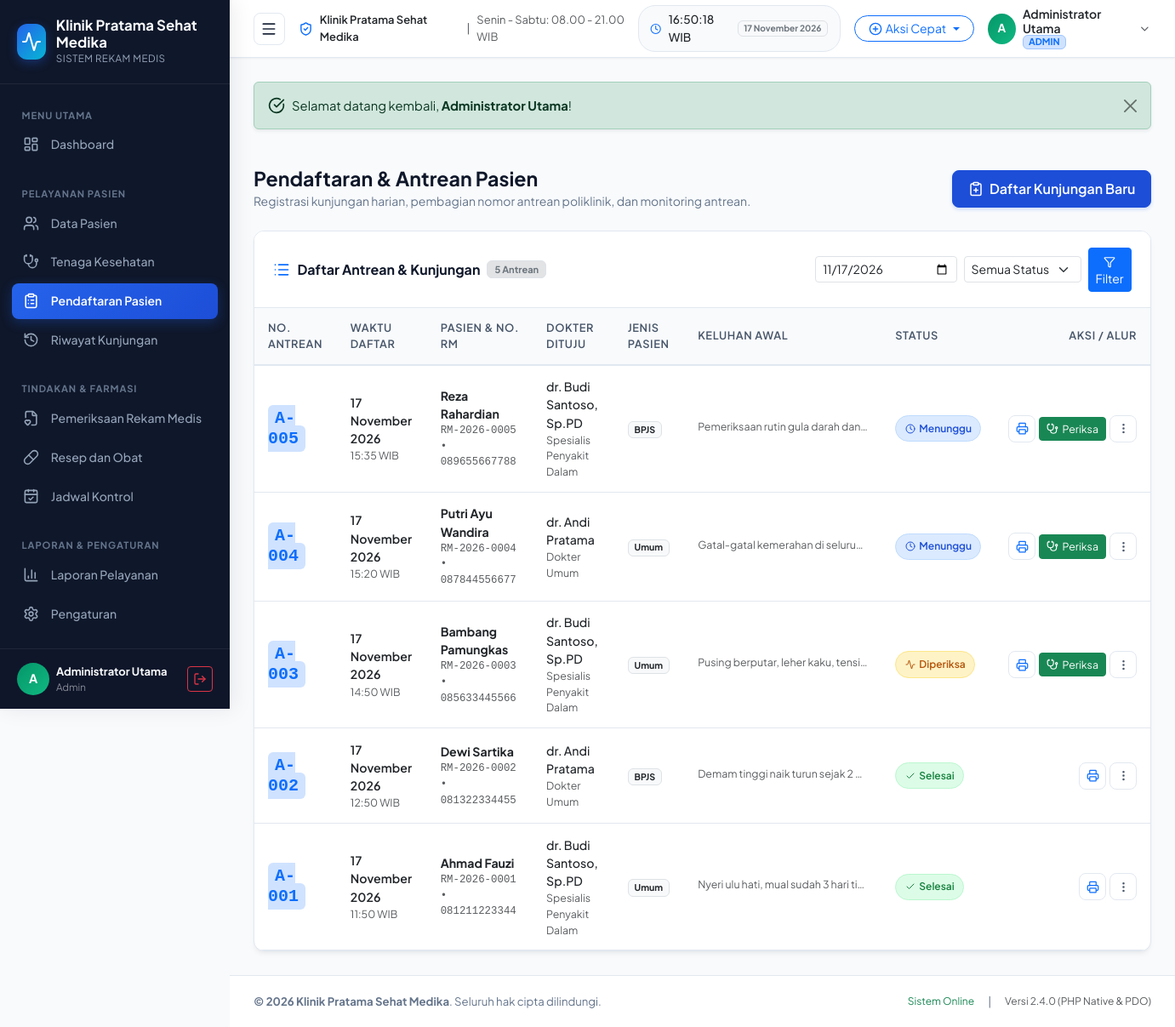
The page /pages/pendaftaran.php (signed in) on the database its author committed.
### tables this page shows
CREATE TABLE `pengaturan_klinik` (
  `id` INT PRIMARY KEY,
  `nama_klinik` VARCHAR(150) NOT NULL,
  `slogan` VARCHAR(255) DEFAULT 'Melayani dengan Sepenuh Hati dan Profesional',
  `alamat_klinik` TEXT NOT NULL,
  `no_telepon` VARCHAR(30) NOT NULL,
  `email_klinik` VARCHAR(100) NOT NULL,
  `website` VARCHAR(100) DEFAULT 'www.klinikmedika.com',
  `pimpinan_klinik` VARCHAR(100) NOT NULL,
  `jam_operasional` VARCHAR(150) DEFAULT 'Senin - Sabtu: 08.00 - 21.00 WIB',
  `logo` VARCHAR(255) DEFAULT 'logo-klinik.png'
);

CREATE TABLE `users` (
  `id` INT AUTO_INCREMENT PRIMARY KEY,
  `username` VARCHAR(50) NOT NULL UNIQUE,
  `password` VARCHAR(255) NOT NULL,
  `nama_lengkap` VARCHAR(100) NOT NULL,
  `role` ENUM('admin', 'dokter', 'petugas') NOT NULL DEFAULT 'admin',
  `email` VARCHAR(100) DEFAULT NULL,
  `foto` VARCHAR(255) DEFAULT 'default-avatar.png',
  `created_at` DATETIME DEFAULT CURRENT_TIMESTAMP,
  `updated_at` DATETIME DEFAULT CURRENT_TIMESTAMP ON UPDATE CURRENT_TIMESTAMP
);

CREATE TABLE `pendaftaran` (
  `id` INT AUTO_INCREMENT PRIMARY KEY,
  `nomor_antrean` VARCHAR(20) NOT NULL,
  `id_pasien` INT NOT NULL,
  `id_dokter` INT NOT NULL,
  `tanggal_kunjungan` DATE NOT NULL,
  `keluhan_awal` TEXT DEFAULT NULL,
  `jenis_pasien` ENUM('Umum', 'BPJS', 'Asuransi Swasta') NOT NULL DEFAULT 'Umum',
  `status` ENUM('Menunggu', 'Diperiksa', 'Selesai', 'Dibatalkan') NOT NULL DEFAULT 'Menunggu',
  `created_at` DATETIME DEFAULT CURRENT_TIMESTAMP,
  INDEX (`tanggal_kunjungan`),
  INDEX (`status`),
  CONSTRAINT `fk_pendaftaran_pasien` FOREIGN KEY (`id_pasien`) REFERENCES `pasien` (`id`) ON DELETE CASCADE,
  CONSTRAINT `fk_pendaftaran_dokter` FOREIGN KEY (`id_dokter`) REFERENCES `dokter` (`id`) ON DELETE RESTRICT
);

CREATE TABLE `pasien` (
  `id` INT AUTO_INCREMENT PRIMARY KEY,
  `nomor_rm` VARCHAR(20) NOT NULL UNIQUE,
  `nik` VARCHAR(20) NOT NULL,
  `nama_pasien` VARCHAR(100) NOT NULL,
  `jenis_kelamin` ENUM('Laki-laki', 'Perempuan') NOT NULL,
  `tempat_lahir` VARCHAR(50) DEFAULT NULL,
  `tanggal_lahir` DATE NOT NULL,
  `alamat` TEXT NOT NULL,
  `no_telepon` VARCHAR(25) NOT NULL,
  `gol_darah` ENUM('A', 'B', 'AB', 'O', '-') DEFAULT '-',
  `alergi` VARCHAR(255) DEFAULT 'Tidak Ada',
  `created_at` DATETIME DEFAULT CURRENT_TIMESTAMP,
  `updated_at` DATETIME DEFAULT CURRENT_TIMESTAMP ON UPDATE CURRENT_TIMESTAMP
);

CREATE TABLE `dokter` (
  `id` INT AUTO_INCREMENT PRIMARY KEY,
  `nip` VARCHAR(30) NOT NULL UNIQUE,
  `nama_dokter` VARCHAR(100) NOT NULL,
  `spesialisasi` VARCHAR(100) NOT NULL,
  `no_telepon` VARCHAR(25) NOT NULL,
  `email` VARCHAR(100) DEFAULT NULL,
  `jadwal_praktek` VARCHAR(255) NOT NULL,
  `status` ENUM('Aktif', 'Cuti', 'Nonaktif') NOT NULL DEFAULT 'Aktif',
  `created_at` DATETIME DEFAULT CURRENT_TIMESTAMP,
  `updated_at` DATETIME DEFAULT CURRENT_TIMESTAMP ON UPDATE CURRENT_TIMESTAMP
);

### pages/pendaftaran.php (the view, shortened to what the rows shown need)
<?php
require_once __DIR__ . '/../includes/header.php';
$filter_tgl = $_GET['tgl'] ?? date('Y-m-d');
$sql = "
    SELECT p.*, pas.nomor_rm, pas.nama_pasien, pas.jenis_kelamin, pas.no_telepon, d.nama_dokter, d.spesialisasi
    FROM pendaftaran p
    JOIN pasien pas ON p.id_pasien = pas.id
    JOIN dokter d ON p.id_dokter = d.id
    WHERE 1=1
";
$params = [];
if ($filter_tgl !== '') {
    $sql .= " AND p.tanggal_kunjungan = ?";
    $params[] = $filter_tgl;
}
$sql .= " ORDER BY p.id DESC";
$stmt_pendaftaran = $pdo->prepare($sql);
$stmt_pendaftaran->execute($params);
$pendaftaran_list = $stmt_pendaftaran->fetchAll();
?>
<div class="page-header">
  <div>
    <h2 class="page-title">Pendaftaran & Antrean Pasien</h2>
  </div>
</div>
<div class="card-custom">
  <div class="table-responsive">
    <table class="table-custom">
      <thead>
        <tr>
          <th>No. Antrean</th>
          <th>Waktu Daftar</th>
          <th>Pasien & No. RM</th>
          <th>Dokter Dituju</th>
          <th>Jenis Pasien</th>
          <th>Keluhan Awal</th>
          <th>Status</th>
          <th class="text-end">Aksi / Alur</th>
        </tr>
      </thead>
      <tbody>
        <?php if (!empty($pendaftaran_list)): ?>
          <?php foreach ($pendaftaran_list as $row): ?>
            <tr>
              <td>
                <span class="display-6 fs-5 font-monospace fw-bold text-primary bg-primary-subtle px-2 py-1 rounded">
                  <?= e($row['nomor_antrean']); ?>
                </span>
              </td>
              <td>
                <div class="fw-semibold text-dark"><?= format_date_id($row['tanggal_kunjungan']); ?></div>
                <div class="small text-muted"><?= date('H:i', strtotime($row['created_at'])); ?> WIB</div>
              </td>
              <td>
                <div class="fw-bold text-dark"><?= e($row['nama_pasien']); ?></div>
                <div class="small text-muted font-monospace"><?= e($row['nomor_rm']); ?> &bull; <?= e($row['no_telepon']); ?></div>
              </td>
              <td>
                <div class="fw-medium text-dark"><?= e($row['nama_dokter']); ?></div>
                <div class="small text-muted"><?= e($row['spesialisasi']); ?></div>
              </td>
              <td>
                <span class="badge bg-light text-dark border">
                  <?= e($row['jenis_pasien']); ?>
                </span>
              </td>
              <td>
                <span class="small text-muted text-truncate d-inline-block" style="max-width: 200px;" title="<?= e($row['keluhan_awal']); ?>">
                  <?= e($row['keluhan_awal'] ?: '-'); ?>
                </span>
              </td>
              <td>
                <?php if ($row['status'] === 'Selesai'): ?>
                  <span class="badge-custom badge-success-soft">
                    <i data-lucide="check" style="width:12px;height:12px;"></i> Selesai
                  </span>
                <?php elseif ($row['status'] === 'Diperiksa'): ?>
                  <span class="badge-custom badge-warning-soft">
                    <i data-lucide="activity" style="width:12px;height:12px;"></i> Diperiksa
                  </span>
                <?php elseif ($row['status'] === 'Menunggu'): ?>
                  <span class="badge-custom badge-primary-soft">
                    <i data-lucide="clock" style="width:12px;height:12px;"></i> Menunggu
                  </span>
                <?php else: ?>
                  <span class="badge-custom badge-danger-soft">
                    <i data-lucide="x" style="width:12px;height:12px;"></i> Batal
                  </span>
                <?php endif; ?>
              </td>
              <td class="text-end">
                <div class="d-inline-flex gap-1 align-items-center">
                  <a href="<?= base_url('pages/pendaftaran.php?cetak_tiket=' . $row['id']); ?>" class="btn-action-icon text-primary" title="Cetak Tiket">
                    <i data-lucide="printer" style="width:15px;height:15px;"></i>
                  </a>
                  <?php if ($row['status'] !== 'Selesai' && $row['status'] !== 'Dibatalkan'): ?>
                    <a href="<?= base_url('pages/pemeriksaan.php?id_pendaftaran=' . $row['id']); ?>" class="btn btn-sm btn-success px-2 py-1 d-inline-flex align-items-center gap-1" style="font-size:0.775rem;" title="Input Pemeriksaan RM">
                      <i data-lucide="stethoscope" style="width:14px;height:14px;"></i>
                      <span>Periksa</span>
                    </a>
                  <?php endif; ?>
                  <div class="dropdown">
                    <button class="btn-action-icon" type="button" data-bs-toggle="dropdown">
                      <i data-lucide="more-vertical" style="width:15px;height:15px;"></i>
                    </button>
                  </div>
                </div>
              </td>
            </tr>
          <?php endforeach; ?>
        <?php else: ?>
          <tr>
            <td colspan="8" class="text-center py-4 text-muted">Tidak ada data antrean pendaftaran pada tanggal / filter yang dipilih.</td>
          </tr>
        <?php endif; ?>
      </tbody>
    </table>
  </div>
</div>
<?php require_once __DIR__ . '/../includes/footer.php'; ?>

### includes/sidebar.php (shortened to what the rows shown need)
<aside class="app-sidebar" id="appSidebar">
  <div class="sidebar-header">
    <div class="d-flex flex-column">
      <span class="sidebar-brand-title"><?= e($clinic['nama_klinik']); ?></span>
      <span class="sidebar-brand-subtitle">Sistem Rekam Medis</span>
    </div>
  </div>
  <div class="sidebar-footer">
    <div class="d-flex align-items-center justify-content-between">
      <div class="d-flex align-items-center gap-2 overflow-hidden">
        <div class="user-avatar">
          <?= strtoupper(substr($user_active['nama_lengkap'] ?? 'U', 0, 1)); ?>
        </div>
        <div class="d-flex flex-column text-truncate" style="max-width: 140px;">
          <span class="text-light small fw-bold text-truncate"><?= e($user_active['nama_lengkap'] ?? 'User'); ?></span>
          <span class="text-white-50 text-capitalize" style="font-size:0.725rem;"><?= e($user_active['role'] ?? 'Petugas'); ?></span>
        </div>
      </div>
    </div>
  </div>
</aside>

### includes/navbar.php (shortened to what the rows shown need)
<header class="app-navbar">
  <div class="d-flex align-items-center gap-3">
    <div class="d-none d-md-flex align-items-center gap-2 text-muted small">
      <i data-lucide="shield-check" class="text-primary" style="width:18px;height:18px;"></i>
      <span class="fw-semibold text-dark"><?= e($clinic['nama_klinik']); ?></span>
      <span class="text-secondary-subtle">|</span>
      <span><?= e($clinic['jam_operasional']); ?></span>
    </div>
  </div>
  <div class="d-flex align-items-center gap-3">
    <div class="dropdown">
      <button class="btn p-0 border-0 d-flex align-items-center gap-2" type="button" data-bs-toggle="dropdown" aria-expanded="false">
        <div class="user-avatar" style="width:36px;height:36px;font-size:0.85rem;">
          <?= strtoupper(substr($user_active['nama_lengkap'] ?? 'U', 0, 1)); ?>
        </div>
        <div class="d-none d-sm-flex flex-column text-start">
          <span class="fw-semibold text-dark small" style="line-height:1.2;"><?= e($user_active['nama_lengkap'] ?? 'User'); ?></span>
          <span class="badge bg-primary-subtle text-primary border border-primary-subtle" style="font-size:0.68rem;padding:2px 6px;width:fit-content;">
            <?= strtoupper(e($user_active['role'] ?? 'Petugas')); ?>
          </span>
        </div>
        <i data-lucide="chevron-down" class="text-muted" style="width:16px;height:16px;"></i>
      </button>
    </div>
  </div>
</header>

### includes/footer.php (shortened to what the rows shown need)
    </main>
    <footer class="app-footer">
      <div>
        <strong>&copy; <?= date('Y'); ?> <?= e($clinic['nama_klinik']); ?></strong>. Seluruh hak cipta dilindungi.
      </div>
    </footer>
  </div>
</div>
</body>
</html>

### rows shown on the page
pengaturan_klinik: nama_klinik "Klinik Pratama Sehat Medika", jam_operasional "Senin - Sabtu: 08.00 - 21.00 WIB"
users: nama_lengkap "A", nama_lengkap "Administrator Utama", role "Admin", role "ADMIN"
pendaftaran: nomor_antrean "A-005", tanggal_kunjungan "17 November 2026", created_at "15:35", id_pasien.nama_pasien "Reza Rahardian", id_pasien.nomor_rm "RM-2026-0005", id_pasien.no_telepon "089655667788", id_dokter.nama_dokter "dr. Budi Santoso, Sp.PD", id_dokter.spesialisasi "Spesialis Penyakit Dalam", jenis_pasien "BPJS", keluhan_awal "Pemeriksaan rutin gula darah dan…", status "Menunggu" (drawn)
pendaftaran: nomor_antrean "A-004", tanggal_kunjungan "17 November 2026", created_at "15:20", id_pasien.nama_pasien "Putri Ayu Wandira", id_pasien.nomor_rm "RM-2026-0004", id_pasien.no_telepon "087844556677", id_dokter.nama_dokter "dr. Andi Pratama", id_dokter.spesialisasi "Dokter Umum", jenis_pasien "Umum", keluhan_awal "Gatal-gatal kemerahan di seluru…", status "Menunggu" (drawn)
pendaftaran: nomor_antrean "A-003", tanggal_kunjungan "17 November 2026", created_at "14:50", id_pasien.nama_pasien "Bambang Pamungkas", id_pasien.nomor_rm "RM-2026-0003", id_pasien.no_telepon "085633445566", id_dokter.nama_dokter "dr. Budi Santoso, Sp.PD", id_dokter.spesialisasi "Spesialis Penyakit Dalam", jenis_pasien "Umum", keluhan_awal "Pusing berputar, leher kaku, tensi…", status "Diperiksa" (drawn)
pendaftaran: nomor_antrean "A-002", tanggal_kunjungan "17 November 2026", created_at "12:50", id_pasien.nama_pasien "Dewi Sartika", id_pasien.nomor_rm "RM-2026-0002", id_pasien.no_telepon "081322334455", id_dokter.nama_dokter "dr. Andi Pratama", id_dokter.spesialisasi "Dokter Umum", jenis_pasien "BPJS", keluhan_awal "Demam tinggi naik turun sejak 2…", status "Selesai" (drawn)
pendaftaran: nomor_antrean "A-001", tanggal_kunjungan "17 November 2026", created_at "11:50", id_pasien.nama_pasien "Ahmad Fauzi", id_pasien.nomor_rm "RM-2026-0001", id_pasien.no_telepon "081211223344", id_dokter.nama_dokter "dr. Budi Santoso, Sp.PD", id_dokter.spesialisasi "Spesialis Penyakit Dalam", jenis_pasien "Umum", keluhan_awal "Nyeri ulu hati, mual sudah 3 hari ti…", status "Selesai" (drawn)

### other values the page prints
$flash['message'] "Selamat datang kembali, Administrator Utama !"
count($pendaftaran_list) "5"
